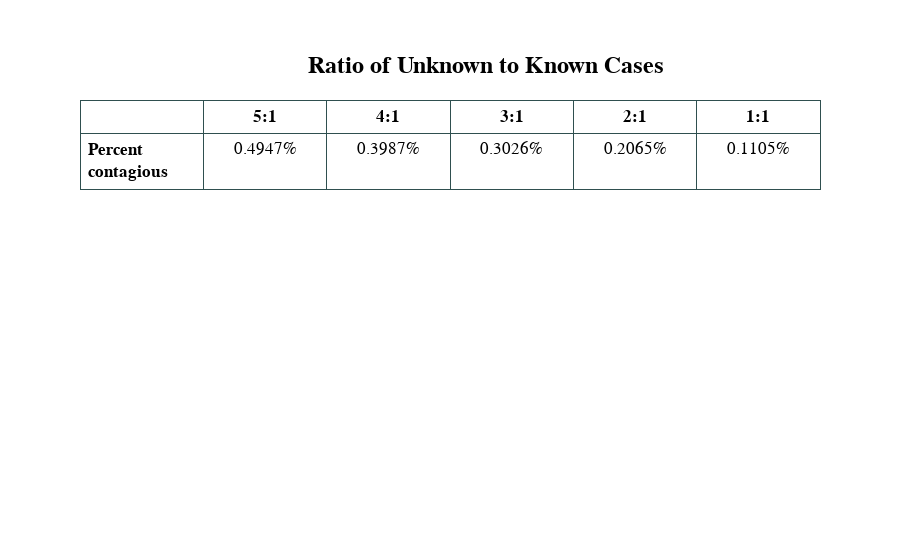

The notebook cell saved with this chart:
### Code cell
import builtins
from LP_Recovered_V2 import LP


# Backup the original input function
original_input = builtins.input

# Define a function to replace input. It will return values from a provided list, one at a time.
def mock_input(inputs):
    def inner(prompt):
        # Pop the first item from the list and return it
        return inputs.pop(0)
    return inner

def run_simulation(inputs):
    # Replace the built-in input function with our custom function
    builtins.input = mock_input(inputs)
    
    try:
        # Call the LP function, which now uses our custom input function
        LP()  # Assuming LP() is now expecting inputs via input() calls
    finally:
        # Restore the original input function
        builtins.input = original_input

# Parameters for a single run
inputs_for_run = [
    "Pima County, Arizona",  # County Name No.
    "9188.7",  # Area of the county
    "22071",  # Cumulative COVID-19 cases as of Sep 9, 2020
    "25628",  # Cumulative COVID-19 cases as of Sep 30, 2020
    "596",    # Cumulative COVID-19 death count as of Sep 9, 2020
    "620",    # Cumulative COVID-19 death count as of Sep 30, 2020
    "641",    # Cumulative COVID-19 death count as of Oct 31, 2020
    "5",      # Average Pandemic Ratio
    "5",      # Ratio for Sep 10-30
    "20"       # Additional PPE
    # Add more inputs here if your LP function requires them.
]

# Example run
run_simulation(inputs_for_run.copy())

# To automate 45 runs, you can generate a list of inputs for each combination of parameters
# and call run_simulation(inputs_for_a_combination) in a loop.

### Figure 1 — Plotly figure (JSON) as saved in the notebook; plotly's stock layout.template omitted (floating-point values rounded to 4 significant figures)
{"data": [{"cells": {"align": ["left", "center"], "fill": {"color": ["white"]}, "font": {"color": "black", "family": "Times New Roman", "size": 17}, "height": 30, "line": {"color": "darkslategray"}, "values": [["<b>Percent contagious</b>"], ["0.4947%"], ["0.3987%"], ["0.3026%"], ["0.2065%"], ["0.1105%"]]}, "header": {"align": ["left", "center"], "fill": {"color": "white"}, "font": {"color": "black", "family": "Times New Roman", "size": 17}, "height": 30, "line": {"color": "darkslategray"}, "values": ["", "<b>5:1</b>", "<b>4:1</b>", "<b>3:1</b>", "<b>2:1</b>", "<b>1:1</b>"]}, "type": "table"}], "layout": {"font": {"color": "rgb(0,0,0)", "family": "Times New Roman", "size": 17}, "title": {"text": "<b>Ratio of Unknown to Known Cases", "x": 0.54, "xanchor": "center", "y": 0.9, "yanchor": "top"}}}
